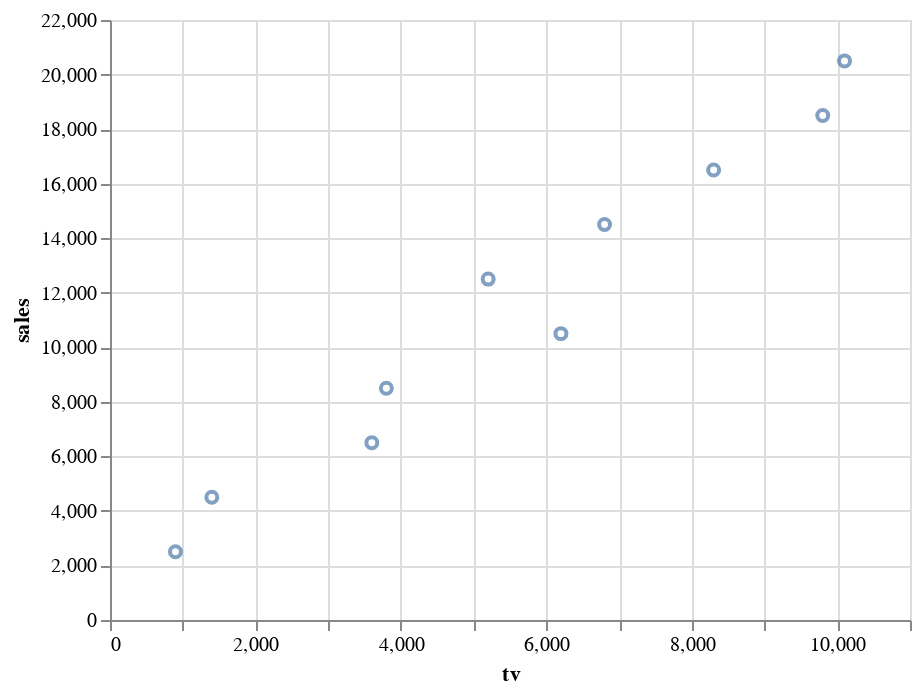

Source (notebook cell):
### Code cell
alt.Chart(df).mark_point().encode(
    x='tv',
    y='sales'
)

### Figure 1 — Vega-Lite specification as saved in the notebook (floating-point values rounded to 4 significant figures)
{"config": {"view": {"continuousWidth": 400, "continuousHeight": 300}}, "data": {"name": "data-593b5080f435f121e6b642c984c38917"}, "mark": "point", "encoding": {"x": {"type": "quantitative", "field": "tv"}, "y": {"type": "quantitative", "field": "sales"}}, "$schema": "https://vega.github.io/schema/vega-lite/v4.8.1.json", "datasets": {"data-593b5080f435f121e6b642c984c38917": [{"sales": 2500, "tv": 900}, {"sales": 4500, "tv": 1400}, {"sales": 6500, "tv": 3600}, {"sales": 8500, "tv": 3800}, {"sales": 10500, "tv": 6200}, {"sales": 12500, "tv": 5200}, {"sales": 14500, "tv": 6800}, {"sales": 16500, "tv": 8300}, {"sales": 18500, "tv": 9800}, {"sales": 20500, "tv": 10100}]}}
